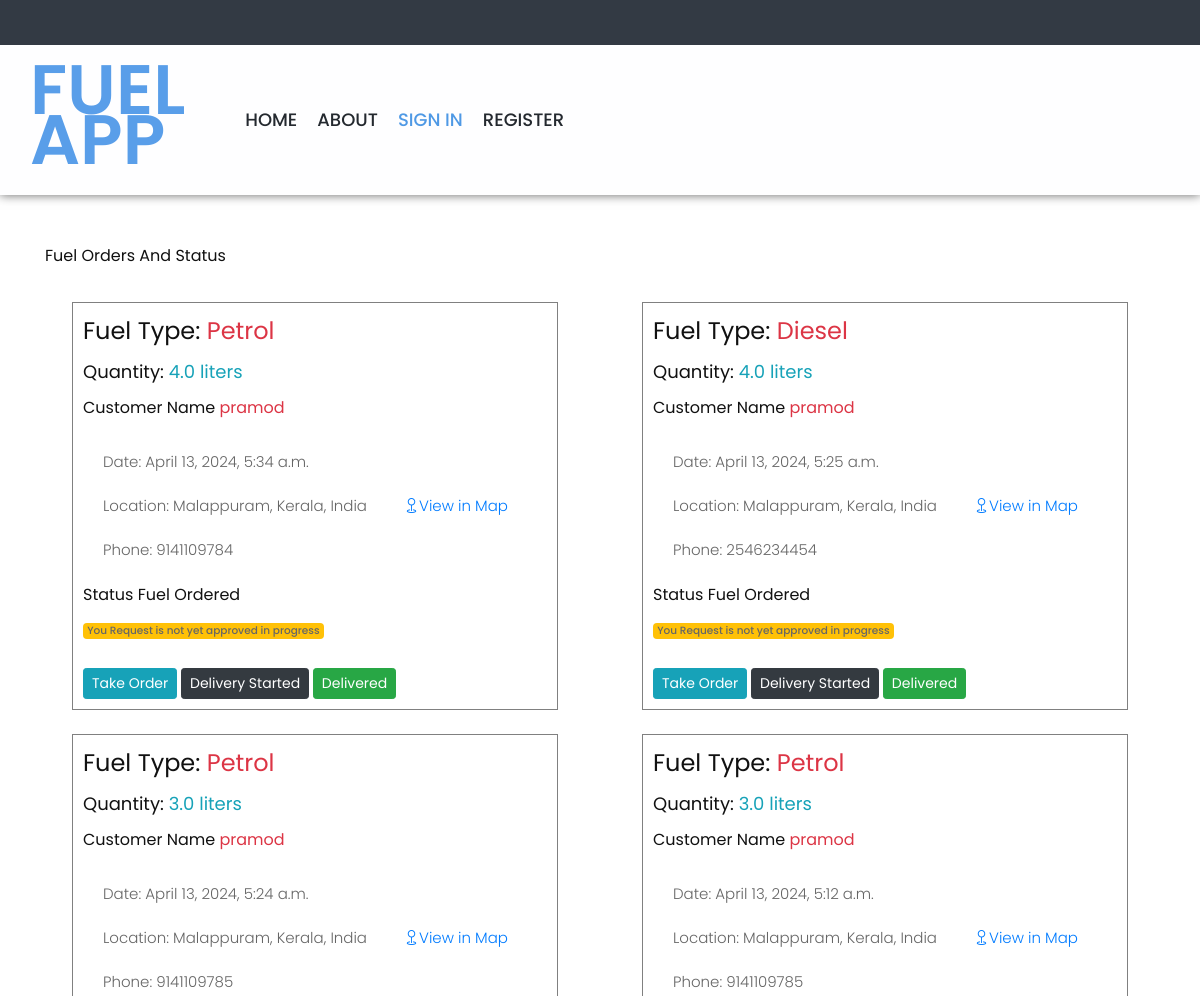
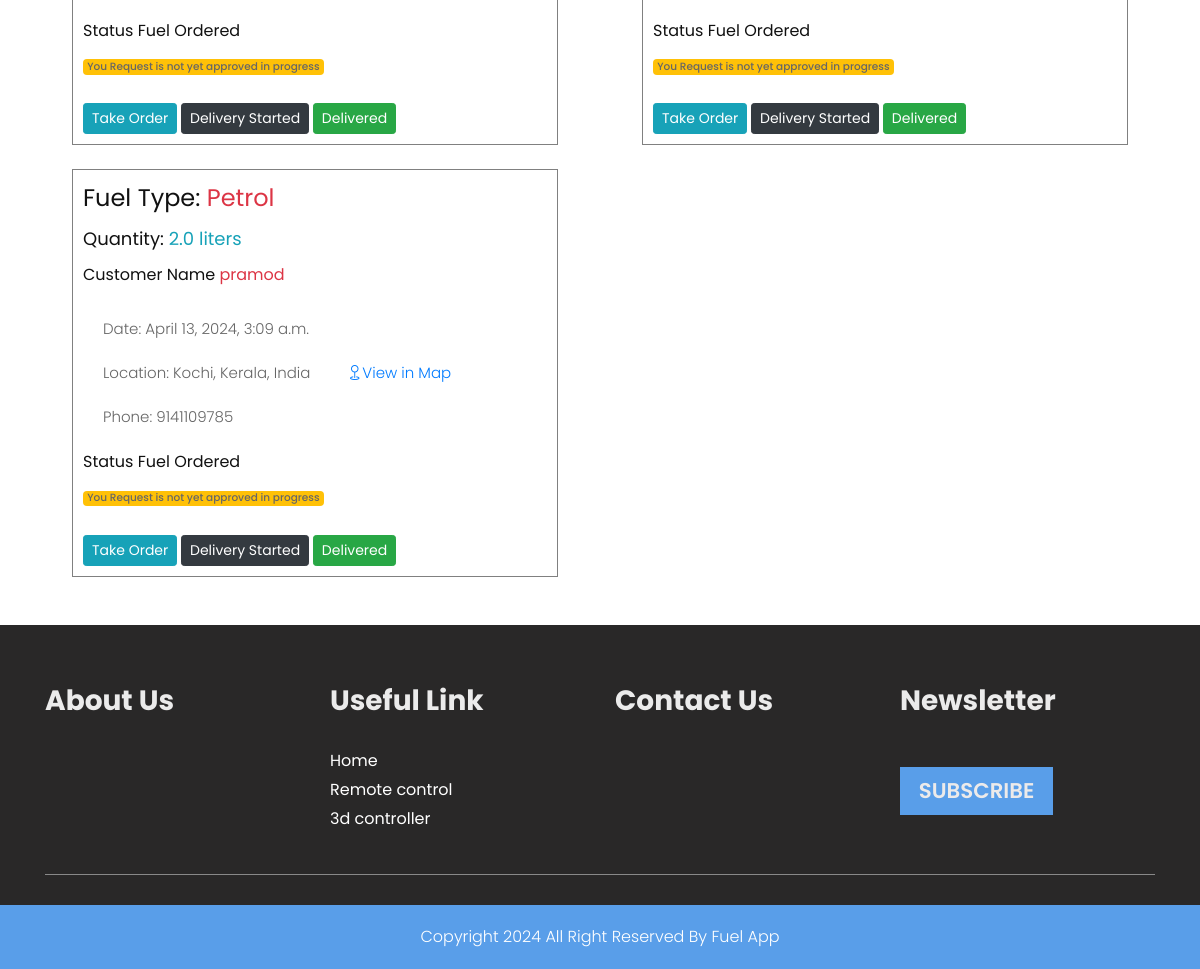
The page /CustomerFuelRequest on the database its author committed (2 pictures, top to bottom).
### Home/models.py (models this page shows)
class FuelRequest(models.Model):
    user = models.ForeignKey(User, on_delete=models.CASCADE,null=True, blank=True, related_name="customer")
    staff = models.ForeignKey(User, on_delete=models.CASCADE,null=True, blank=True, related_name="staff")
    fuel = models.CharField(max_length=255)
    qunty = models.FloatField()
    name = models.CharField(max_length=255)
    location = models.CharField(max_length=255)
    phone = models.IntegerField()
    latitude = models.FloatField()
    logitude = models.FloatField()
    status = models.BooleanField(default=False)
    delivery_status = models.CharField(max_length=25)
    completion_status = models.BooleanField(default=False)
    date_time = models.DateTimeField(auto_now_add=True)

### Home/views.py (the view)
# urls.py: path("CustomerFuelRequest",views.CustomerFuelRequest,name="CustomerFuelRequest"),
def CustomerFuelRequest(request):
    fuelrequest = FuelRequest.objects.filter(completion_status = False)[::-1]
    context = {
        "fuelrequest":fuelrequest
    }
    return render(request,'customerfuelrequests.html',context)

### templates/customerfuelrequests.html (shortened to what this page needs)
{% extends 'staffindex.html' %}
{% block content %}
<link rel="stylesheet" href="https://unpkg.com/leaflet/dist/leaflet.css" />
<link rel="stylesheet" href="https://cdn.jsdelivr.net/npm/bootstrap-icons@1.11.3/font/bootstrap-icons.min.css">
<div class="container mt-5 mb-5">
    <div class="content">
        <h4>Fuel Orders And Status</h4>
        <div class="row">
            {% for fuel in fuelrequest %}
            <div class="col-md-6 mt-4">
                <div class="content-box">
                    <h1>Fuel Type: <span class="text-danger">{{fuel.fuel}}</span></h1>
                    <h3>Quantity: <span class="text-info"> {{fuel.qunty}} liters</span></h3>
                    <h4>Customer Name <span class="text-danger">{{fuel.name}}</span></h4>
                    <p>Date: {{fuel.date_time}}</p>
                    <p>Location: {{fuel.location}} &nbsp;&nbsp;&nbsp;&nbsp;&nbsp;&nbsp;&nbsp; <a href="{%url 'ViewInMap' fuel.id %}" class="text-primary"><i class="bi bi-geo"></i>View in Map</a></p>
                    <p>Phone: {{fuel.phone}}</p>
                    <h4>Status {{fuel.delivery_status}} </h4>
                    {% if fuel.completion_status == False %}
                    {% if fuel.status == True %}
                    <span class="badge bg-success">You Request is approved delivery in progress</span>
                    {% else %}
                    <span class="badge bg-warning">You Request is not yet approved in progress</span>
                    {% endif %}
                    {% else %}
                    <span class="badge bg-success">This Order was delivered</span>
                    {% endif %}
                    <br><br>
                    {% if fuel.completion_status == False %}
                    <a href="{%url 'OrderTaken' fuel.id %}" class="btn btn-info btn-sm">Take Order</a>
                    <a href="{%url 'OrderDeliveryChange' fuel.id %}" class="btn btn-dark btn-sm">Delivery Started</a>
                    <a href="{%url 'OrderDelivered' fuel.id %}" class="btn btn-success btn-sm">Delivered</a>
                    {% endif%}
                </div>
            </div>
            {% endfor %}
        </div>
    </div>
</div>
{% endblock %}

### static/css/style.css (style rules this page uses)
* { box-sizing: border-box !important; transition: ease all 0.5s; }
html { scroll-behavior: smooth; }
body { color: #666666; font-size: 14px; font-family:Poppins; line-height: 1.80857; font-weight: normal; overflow-x: hidden; }
a { color: #1f1f1f; text-decoration: none !important; outline: none !important; -webkit-transition: all .3s ease-in-out; -moz-transition: all .3s ease-in-out; -ms-transition: all .3s ease-in-out; -o-transition: all .3s ease-in-out; transition: all .3s ease-in-out; }
h1, h2, h3, h4, h5, h6 { letter-spacing: 0; font-weight: normal; position: relative; padding: 0 0 10px 0; font-weight: normal; line-height: normal; color: #111111; margin: 0 }
h1 { font-size: 24px }
h3 { font-size: 18px }
h4 { font-size: 16px }
*, *::after, *::before { -webkit-box-sizing: border-box; -moz-box-sizing: border-box; box-sizing: border-box; }
p { margin: 20px; font-weight: 300; font-size: 15px; line-height: 24px; }
a { color: #222222; text-decoration: none; outline: none !important; }
a, .btn { text-decoration: none !important; outline: none !important; -webkit-transition: all .3s ease-in-out; -moz-transition: all .3s ease-in-out; -ms-transition: all .3s ease-in-out; -o-transition: all .3s ease-in-out; transition: all .3s ease-in-out; }
.badge { font-weight: 500; }

### templates/customerfuelrequests.html (style rules this page uses)
.content-box { width: 90%; margin: auto; padding: 10px; border: 1px solid gray; }

### rows shown on the page
FuelRequest: fuel "Petrol", qunty "4.0", name "pramod", date_time "April 13, 2024, 5:34 a.m.", location "Malappuram, Kerala, India", phone "9141109784", delivery_status "Fuel Ordered", shows "You Request is not yet approved in progress", completion_status "Take Order"
FuelRequest: fuel "Diesel", qunty "4.0", name "pramod", date_time "April 13, 2024, 5:25 a.m.", location "Malappuram, Kerala, India", phone "2546234454", delivery_status "Fuel Ordered", shows "You Request is not yet approved in progress", completion_status "Take Order"
FuelRequest: fuel "Petrol", qunty "3.0", name "pramod", date_time "April 13, 2024, 5:24 a.m.", location "Malappuram, Kerala, India", phone "9141109785", delivery_status "Fuel Ordered", shows "You Request is not yet approved in progress", completion_status "Take Order"
FuelRequest: fuel "Petrol", qunty "3.0", name "pramod", date_time "April 13, 2024, 5:12 a.m.", location "Malappuram, Kerala, India", phone "9141109785", delivery_status "Fuel Ordered", shows "You Request is not yet approved in progress", completion_status "Take Order"
FuelRequest: fuel "Petrol", qunty "2.0", name "pramod", date_time "April 13, 2024, 3:09 a.m.", location "Kochi, Kerala, India", phone "9141109785", delivery_status "Fuel Ordered", shows "You Request is not yet approved in progress", completion_status "Take Order"
